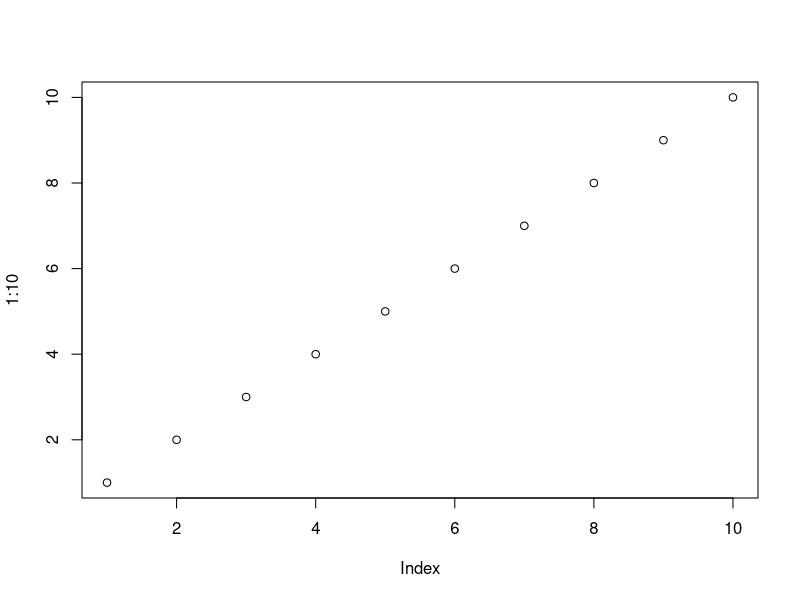
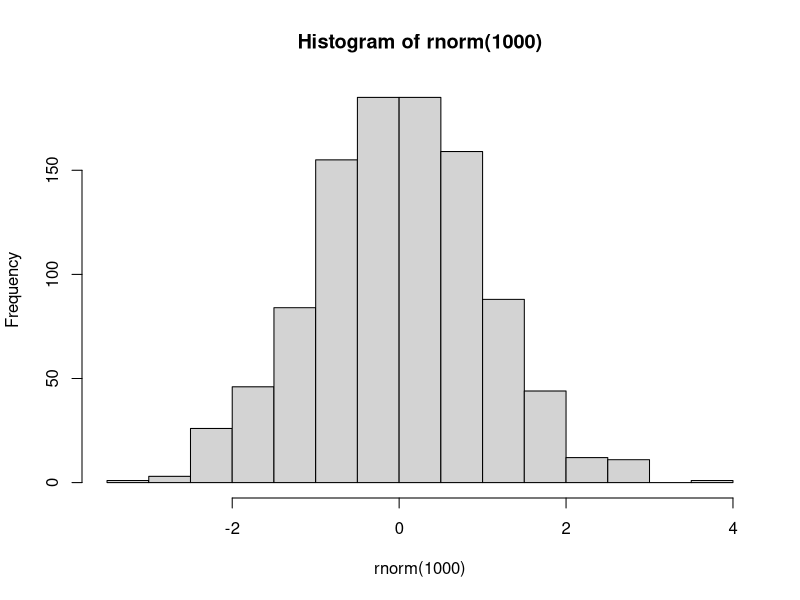

Generate these figures, in order, with R:
## ---- chunk 1
1 + 1

.4 - .7 + .3 # what? it is not zero!
## ---- chunk 2
plot(1:10)

hist(rnorm(1000))
## ---- chunk 3
    strsplit('hello indented world', ' ')[[1]]
